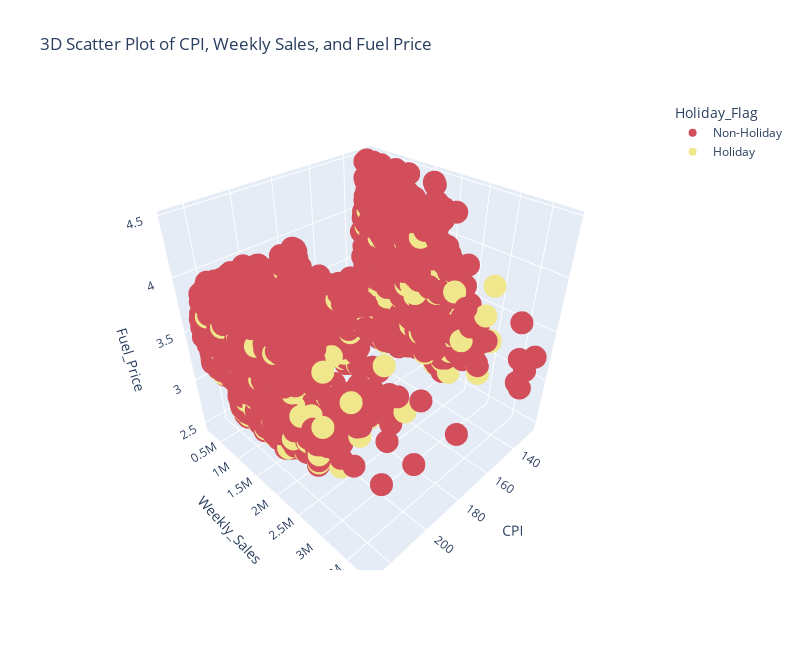

Notebook code cell kept with this figure:
### Code cell
import plotly.express as px

# Assuming 'CPI', 'Weekly_Sales', 'Fuel_Price', and 'Holiday_Flag' are columns in your DataFrame
# Convert 'Holiday_Flag' to categorical with labels
sales_data['Holiday_Flag'] = sales_data['Holiday_Flag'].astype(str).replace({'0': 'Non-Holiday', '1': 'Holiday'})

# Define color map for 'Holiday_Flag'
color_map = {'Non-Holiday': '#d34e5b', 'Holiday': 'khaki'}

# Create separate DataFrames for holiday and non-holiday periods
holiday_data = sales_data[sales_data['Holiday_Flag'] == 'Holiday']
non_holiday_data = sales_data[sales_data['Holiday_Flag'] == 'Non-Holiday']

# Create 'Holiday_Flag_Num' column
sales_data['Holiday_Flag_Num'] = sales_data['Holiday_Flag'].map({'Non-Holiday': 0, 'Holiday': 1})

scatter_cwf = px.scatter_3d(sales_data, x='CPI', y='Weekly_Sales', z='Fuel_Price', color='Holiday_Flag', 
                             title='3D Scatter Plot of CPI, Weekly Sales, and Fuel Price',
                             color_discrete_map=color_map,
                             category_orders={'Holiday_Flag': ['Non-Holiday', 'Holiday']})

# Increase the size of the plot
scatter_cwf.update_layout(height=650, width=800)

scatter_cwf.show()

# Calculate average Fuel Price during holidays and non-holidays
average_fuel_price_holiday = holiday_data['Fuel_Price'].mean()
average_fuel_price_non_holiday = non_holiday_data['Fuel_Price'].mean()

# Calculate average CPI during holidays and non-holidays
average_cpi_holiday = holiday_data['CPI'].mean()
average_cpi_non_holiday = non_holiday_data['CPI'].mean()

# Print average values
print(f"Average Fuel Price during Holidays: {average_fuel_price_holiday}")
print(f"Average Fuel Price during Non-Holidays: {average_fuel_price_non_holiday}")

print(f"Average CPI during Holidays: {average_cpi_holiday}")
print(f"Average CPI during Non-Holidays: {average_cpi_non_holiday}")

# Calculate correlation coefficients
correlation_fuel_holiday = sales_data['Fuel_Price'].corr(sales_data['Holiday_Flag_Num'])
correlation_fuel_ws = sales_data['Fuel_Price'].corr(sales_data['Weekly_Sales'])
correlation_holiday_ws = sales_data['Holiday_Flag_Num'].corr(sales_data['Weekly_Sales'])
correlation_cpi_holiday = sales_data['CPI'].corr(sales_data['Holiday_Flag_Num'])
correlation_cpi_ws = sales_data['CPI'].corr(sales_data['Weekly_Sales'])

# Print correlation values
print(f"Correlation between Fuel Price and Holiday Flag: {correlation_fuel_holiday}")
print(f"Correlation between Fuel Price and Weekly Sales: {correlation_fuel_ws}")
print(f"Correlation between Holiday Flag and Weekly Sales: {correlation_holiday_ws}")
print(f"Correlation between CPI and Holiday Flag: {correlation_cpi_holiday}")
print(f"Correlation between CPI and Weekly Sales: {correlation_cpi_ws}")

### Figure 1 — Plotly figure (JSON) as saved in the notebook; plotly's stock layout.template omitted (floating-point values rounded to 4 significant figures; data arrays with more than 128 entries replaced by an {"elided": "..."} marker saying what was removed)
{"data": [{"hovertemplate": "Holiday_Flag=Non-Holiday<br>CPI=%{x}<br>Weekly_Sales=%{y}<br>Fuel_Price=%{z}<extra></extra>", "legendgroup": "Non-Holiday", "marker": {"color": "#d34e5b", "symbol": "circle"}, "mode": "markers", "name": "Non-Holiday", "scene": "scene", "showlegend": true, "type": "scatter3d", "x": {"elided": "5985 float values"}, "y": {"elided": "5985 float values"}, "z": {"elided": "5985 float values"}}, {"hovertemplate": "Holiday_Flag=Holiday<br>CPI=%{x}<br>Weekly_Sales=%{y}<br>Fuel_Price=%{z}<extra></extra>", "legendgroup": "Holiday", "marker": {"color": "khaki", "symbol": "circle"}, "mode": "markers", "name": "Holiday", "scene": "scene", "showlegend": true, "type": "scatter3d", "x": {"elided": "450 float values"}, "y": {"elided": "450 float values"}, "z": {"elided": "450 float values"}}], "layout": {"height": 650, "legend": {"title": {"text": "Holiday_Flag"}, "tracegroupgap": 0}, "scene": {"domain": {"x": [0, 1], "y": [0, 1]}, "xaxis": {"title": {"text": "CPI"}}, "yaxis": {"title": {"text": "Weekly_Sales"}}, "zaxis": {"title": {"text": "Fuel_Price"}}}, "title": {"text": "3D Scatter Plot of CPI, Weekly Sales, and Fuel Price"}, "width": 800}}
